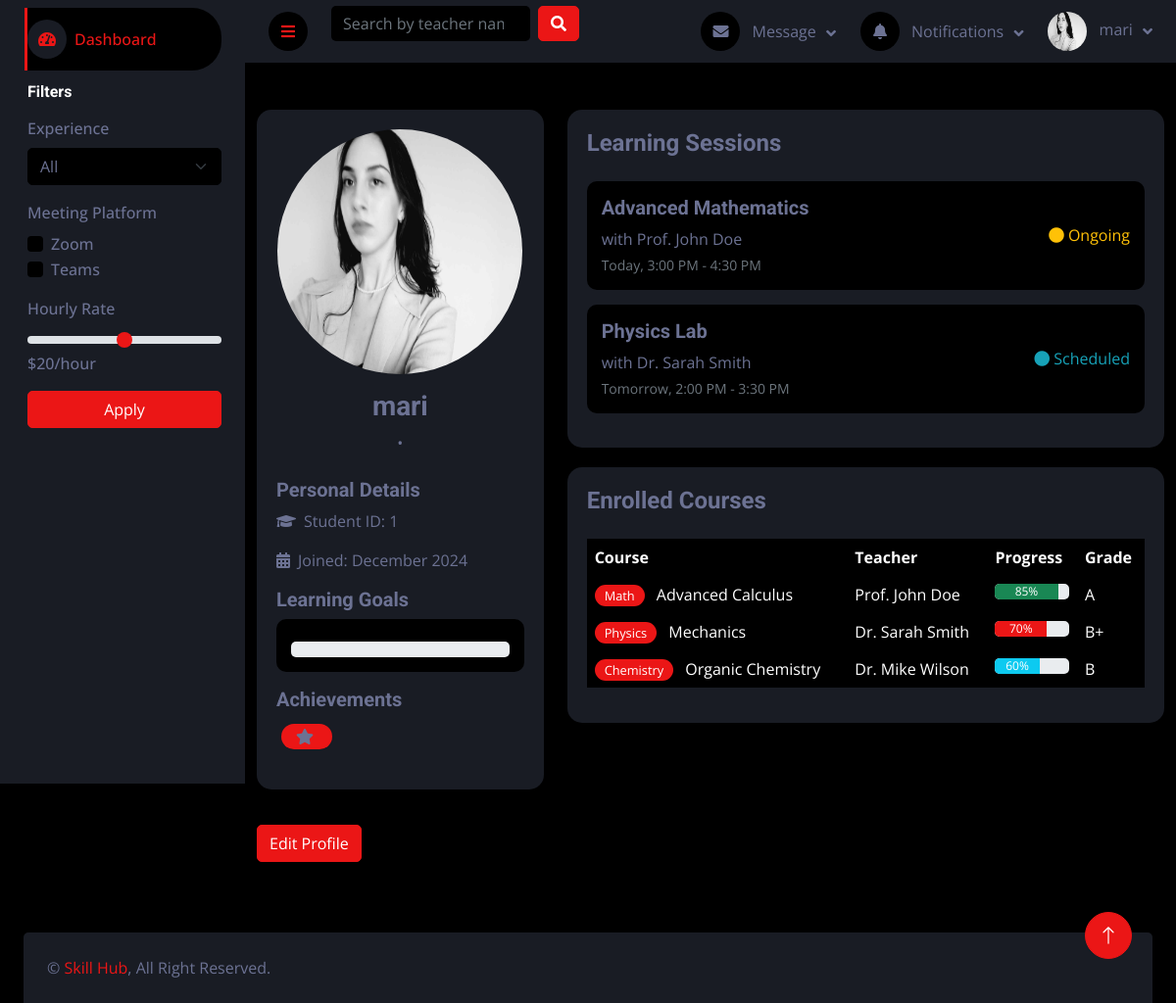
The page /profile-student/ (signed in) on the database as committed earlier.
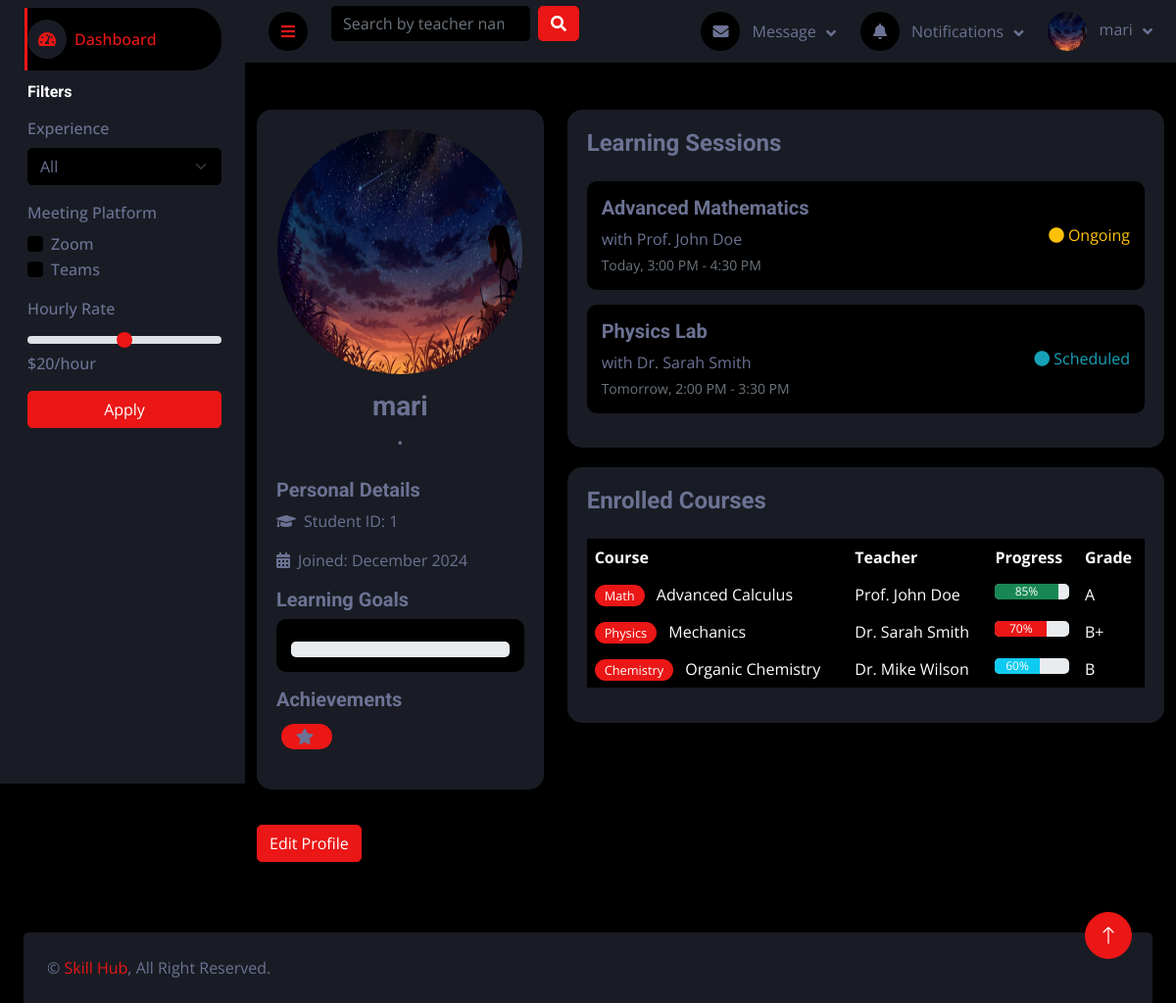
The same page on the database as committed later.
### users/models.py (models this page shows, shortened)
class User(AbstractUser):
    ROLES = (
        ('student', 'Student'),
        ('teacher', 'Teacher'),
    )
    role = models.CharField(max_length=10, choices=ROLES)
    bio = models.TextField(blank=True, null=True)
    profile_picture = models.ImageField(upload_to='profile_pictures/', blank=True, null=True)
    date_joined = models.DateTimeField(auto_now_add=True)
    updated_at = models.DateTimeField(auto_now=True)
    class Meta:
        verbose_name = 'User'
        verbose_name_plural = 'Users'

### users/views.py (the view)
# urls.py: path('profile-student/', views.profile_student, name='profile_student'),
@login_required
def profile_student(request):
    if request.method == 'POST':
        form = UserUpdateForm(request.POST, request.FILES, instance=request.user)
        if form.is_valid():
            form.save()
            messages.success(request, 'Profile updated successfully!')
            return redirect('profile_student')
    else:
        form = UserUpdateForm(instance=request.user)
    return render(request, 'users/profile_student.html', {'form': form})

### users/forms.py
class UserUpdateForm(forms.ModelForm):
    class Meta:
        model = User
        fields = ('username', 'email', 'bio', 'profile_picture')

### bookings/context_processors.py (called while the page is built)
def unread_notifications(request):
    if request.user.is_authenticated:
        notifications = Notification.objects.filter(recipient=request.user, is_read=False)
        return {'notifications': notifications}
    return {'notifications': []}

### users/context_processors.py (called while the page is built)
def navbar_data(request):
    if request.user.is_authenticated:
        messages = Message.objects.filter(receiver=request.user).order_by('-timestamp')[:5]
        notifications = Notification.objects.filter(user=request.user).order_by('-timestamp')[:5]
        return {'messages': messages, 'notifications': notifications}
    return {}

### users/templates/users/profile_student.html (shortened to what this page needs)
{% extends 'base.html' %}
{% block content %}
 {% include 'components/sidebar.html' %}
<div class="container py-5">
    <div class="row">
        <div class="col-lg-4">
            {% include 'components/student_info.html' %}
                        <a href="{% url 'edit_student_profile' %}" class="btn btn-primary mt-3">Edit Profile</a>
        </div>
        <div class="col-lg-8">
            {% include 'components/sessions.html' %}
            {% include 'components/current_courses.html' %}
        </div>
    </div>
</div>
{% endblock %}

### templates/components/navbar.html (shortened to what this page needs)
<nav class="navbar navbar-expand bg-secondary navbar-dark sticky-top px-4 py-0">
    <a href="#" class="sidebar-toggler flex-shrink-0">
        <i class="fa fa-bars"></i>
    </a>
    <form class="d-none d-md-flex ms-4" action="{% url 'search_teachers' %}" method="get">
        <input
                class="form-control bg-dark border-0"
                type="search"
                name="q"
                placeholder="Search by teacher name or skill..."
                value="{{ request.GET.q|default:'' }}">
        <button class="btn btn-primary ms-2" type="submit">
            <i class="fa fa-search"></i>
        </button>
    </form>
    <div class="navbar-nav align-items-center ms-auto">
        <div class="nav-item dropdown">
            <a href="#" class="nav-link dropdown-toggle" data-bs-toggle="dropdown">
                <i class="fa fa-envelope me-lg-2"></i>
                <span class="d-none d-lg-inline-flex">Message</span>
            </a>
        </div>
        <div class="nav-item dropdown">
            <a href="#" class="nav-link dropdown-toggle" data-bs-toggle="dropdown">
                <i class="fa fa-bell me-lg-2"></i>
                <span class="d-none d-lg-inline-flex">Notifications</span>
            </a>
        </div>
        <div class="nav-item dropdown">
            <a href="#" class="nav-link dropdown-toggle" data-bs-toggle="dropdown">
                {% if user.profile_picture %}
                <img class="rounded-circle me-lg-2" src="{{ user.profile_picture.url }}" alt=""
                     style="width: 40px; height: 40px;">
                {% else %}
                <div class="rounded-circle me-lg-2 bg-light d-flex align-items-center justify-content-center"
                     style="width: 40px; height: 40px;">
                    <i class="fas fa-user"></i>
                </div>
                {% endif %}
                <span class="d-none d-lg-inline-flex">{{ request.user.username }}</span>
            </a>
        </div>
    </div>
</nav>

### templates/components/student_info.html (shortened to what this page needs)
{% load static %}
<div class="profile-section">
    <div class="text-center mb-4">
        {% if user.profile_picture %}
        <img width="250" height="250" src="{{ user.profile_picture.url }}" class="rounded-circle mb-3"
             alt="Student Picture">
        {% else %}
        <img width="250" height="250" src="{% static 'default-profile.png' %}" class="rounded-circle mb-3"
             alt="Default Picture">
        {% endif %}
        <h3 class="text-light">{{ user.username }}</h3>
        <p class="text-light">{{ student.grade }} • {{ student.track }}</p>
    </div>
    <div class="mb-3">
        <h5 class="text-light">Personal Details</h5>
        <p><i class="fas fa-graduation-cap me-2"></i>Student ID: {{ user.id }}</p>
        <p><i class="fas fa-calendar-alt me-2"></i>Joined: {{ user.date_joined|date:"F Y" }}</p>
    </div>
    <div class="mb-3">
        <h5 class="text-light">Learning Goals</h5>
        <div class="progress-card">
            <div class="progress">
            </div>
        </div>
    </div>
    <div class="mb-3">
        <h5 class="text-light">Achievements</h5>
        <div class="achievement-badge">
            <i class="fas fa-star me-1"></i> {{ achievement.name }}
        </div>
    </div>
</div>

Rows that differ between the two databases and show on the page:
changed User "mari": profile_picture: a different picture
